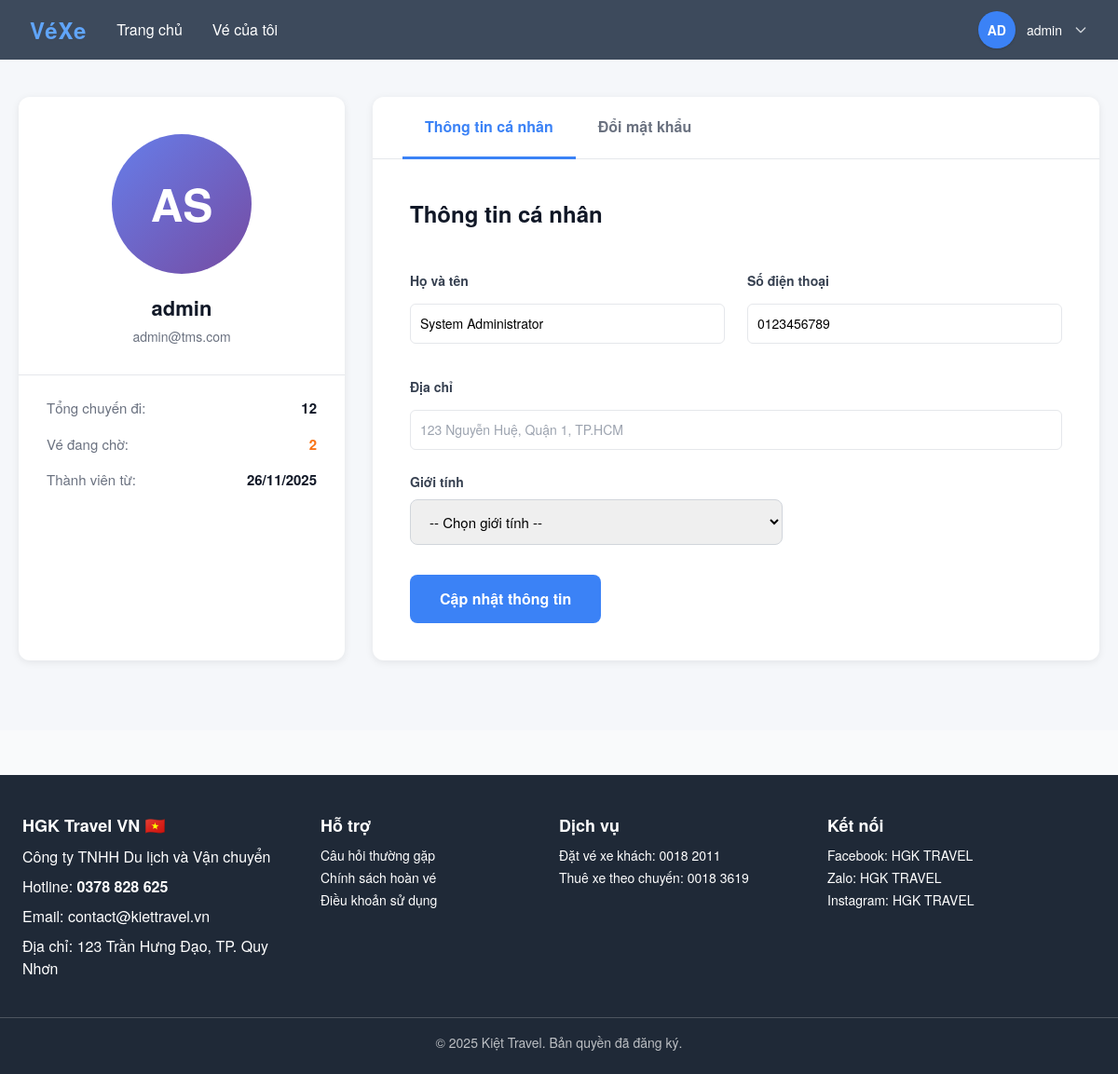
The app's page /profile.php (signed in) with its own data.
### tables this page shows
CREATE TABLE `users` (
  `id` int(11) NOT NULL,
  `username` varchar(50) NOT NULL,
  `password` varchar(255) NOT NULL,
  `email` varchar(100) NOT NULL,
  `full_name` varchar(100) NOT NULL,
  `phone` varchar(20) DEFAULT NULL,
  `address` varchar(255) DEFAULT NULL,
  `gender` enum('Nam','Nữ','Khác') DEFAULT NULL,
  `role` enum('admin','staff','customer') NOT NULL DEFAULT 'customer',
  `status` enum('active','inactive') NOT NULL DEFAULT 'active',
  `reset_token` varchar(64) DEFAULT NULL,
  `reset_expire` datetime DEFAULT NULL,
  `created_at` timestamp NOT NULL DEFAULT current_timestamp(),
  `updated_at` timestamp NOT NULL DEFAULT current_timestamp() ON UPDATE current_timestamp()
);

### profile.php (the view, shortened to what this page needs)
<?php
require 'includes/config.php';
$user_id = $_SESSION['user_id'];
$stmt = $pdo->prepare("SELECT * FROM users WHERE id = ?");
$stmt->execute([$user_id]);
$user = $stmt->fetch();
$name = $user['full_name'] ?: $user['username'];
$words = explode(' ', trim($name));
$initials = (count($words) >= 2)
    ? mb_strtoupper(mb_substr(end($words), 0, 1)) . mb_strtoupper(mb_substr($words[0], 0, 1))
    : mb_strtoupper(mb_substr($name, 0, 2));
$current_tab = $_GET['tab'] ?? 'info';
include 'includes/header.php';
?>
<div class="profile-page">
    <div class="profile-container">
        <?php if ($current_tab === 'info'): ?>
        <div class="profile-grid">
            <div class="profile-left-card">
                <div class="profile-header">
                    <div class="profile-avatar"><?= $initials ?></div>
                    <h2 class="profile-name"><?= htmlspecialchars($name) ?></h2>
                    <p class="profile-email"><?= htmlspecialchars($user['email']) ?></p>
                </div>
                <div class="profile-stats">
                    <div class="stat-row"><span class="stat-label">Tổng chuyến đi:</span><span class="stat-value">12</span></div>
                    <div class="stat-row"><span class="stat-label">Vé đang chờ:</span><span class="stat-value orange">2</span></div>
                    <div class="stat-row"><span class="stat-label">Thành viên từ:</span><span class="stat-value"><?= date('d/m/Y', strtotime($user['created_at'])) ?></span></div>
                </div>
            </div>
            <div class="profile-right-card">
                <div class="tab-nav">
                    <a href="?tab=info" class="tab-link active">Thông tin cá nhân</a>
                    <a href="?tab=password" class="tab-link">Đổi mật khẩu</a>
                </div>
                <div class="tab-content">
                    <h3 class="form-title">Thông tin cá nhân</h3>
                    <form method="post">
                        <div class="form-row">
                            <div class="form-group">
                                <label class="form-label">Họ và tên</label>
                                <input type="text" name="full_name" class="form-input" value="<?= htmlspecialchars($user['full_name'] ?? $user['username']) ?>" required>
                            </div>
                            <div class="form-group">
                                <label class="form-label">Số điện thoại</label>
                                <input type="text" name="phone" class="form-input" value="<?= htmlspecialchars($user['phone'] ?? '') ?>" required>
                            </div>
                        </div>
                        <div class="form-group">
                            <label class="form-label">Địa chỉ</label>
                            <input type="text" name="address" class="form-input" placeholder="123 Nguyễn Huệ, Quận 1, TP.HCM" value="<?= htmlspecialchars($user['address'] ?? '') ?>">
                        </div>
                        <div class="form-group" style="max-width: 400px;">
                            <label class="form-label">Giới tính</label>
                            <select name="gender" class="form-select">
                                <option value="">-- Chọn giới tính --</option>
                            </select>
                        </div>
                        <div style="margin-top: 32px;">
                            <button type="submit" class="btn-primary">Cập nhật thông tin</button>
                        </div>
                    </form>
                </div>
            </div>
        </div>
        <?php endif; ?>
    </div>
</div>
<?php include 'includes/footer.php'; ?>

### css/style.css (style rules this page uses)
:root { --bg: #6b5bff; --card: #ffffff; --accent: #5b8cff; --muted: #777; --primary: #6b5bff; --danger: #e74c3c; --shadow: 0 6px 18px rgba(50,50,93,0.12); font-family: "Helvetica Neue", Arial, sans-serif; }
* { box-sizing: border-box; }
label { display: block; margin: 12px 0; font-size: 13px; color: #333; font-weight: 500; }
input[type="text"], input[type="email"], input[type="password"], input[type="date"], select { width: 100%; padding: 10px; border: 1px solid #e5e7eb; border-radius: 6px; font-size: 14px; margin-top: 6px; }
body { margin: 0; background: #f4f6fb; }

### profile.php (style rules this page uses)
* { margin: 0; padding: 0; box-sizing: border-box; }
body { font-family: -apple-system, BlinkMacSystemFont, 'Segoe UI', Roboto, 'Helvetica Neue', Arial, sans-serif; background: #f5f7fa; }
.profile-page { background: #f5f7fa; min-height: calc(100vh - 80px); padding: 40px 20px; }
.profile-container { max-width: 1400px; margin: 0 auto; }
.profile-grid { display: grid; grid-template-columns: 350px 1fr; gap: 30px; }
.profile-left-card { background: white; border-radius: 12px; box-shadow: 0 2px 8px rgba(0,0,0,0.08); overflow: hidden; }
.profile-header { padding: 40px 30px 30px; text-align: center; }
.profile-avatar { width: 150px; height: 150px; background: linear-gradient(135deg, #667eea 0%, #764ba2 100%); border-radius: 50%; display: flex; align-items: center; justify-content: center; color: white; font-size: 48px; font-weight: bold; margin: 0 auto 20px; }
.profile-name { font-size: 22px; font-weight: 700; color: #111827; margin-bottom: 4px; }
.profile-email { font-size: 14px; color: #6b7280; }
.profile-stats { border-top: 1px solid #e5e7eb; padding: 24px 30px; }
.stat-row { display: flex; justify-content: space-between; align-items: center; margin-bottom: 16px; font-size: 15px; }
.stat-row:last-child { margin-bottom: 0; }
.stat-label { color: #6b7280; }
.stat-value { font-weight: 600; color: #111827; }
.stat-value.orange { color: #f97316; }
.profile-right-card { background: white; border-radius: 12px; box-shadow: 0 2px 8px rgba(0,0,0,0.08); overflow: hidden; }
.tab-nav { display: flex; border-bottom: 1px solid #e5e7eb; padding: 0 32px; }
.tab-link { padding: 20px 24px; font-size: 16px; font-weight: 600; color: #6b7280; text-decoration: none; border-bottom: 3px solid transparent; margin-bottom: -1px; transition: all 0.2s; }
.tab-link.active { color: #3b82f6; border-bottom-color: #3b82f6; }
.tab-content { padding: 40px; }
.form-title { font-size: 24px; font-weight: 700; color: #111827; margin-bottom: 32px; }
.form-group { margin-bottom: 24px; }
.form-label { display: block; font-size: 14px; font-weight: 600; color: #374151; margin-bottom: 8px; }
.form-input, .form-select { width: 100%; padding: 12px 16px; font-size: 15px; border: 1px solid #d1d5db; border-radius: 8px; outline: none; transition: all 0.2s; font-family: inherit; }
.form-input::placeholder { color: #9ca3af; }
.form-row { display: grid; grid-template-columns: 1fr 1fr; gap: 24px; }
.btn-primary { background: #3b82f6; color: white; font-size: 16px; font-weight: 600; padding: 14px 32px; border-radius: 8px; border: none; cursor: pointer; transition: all 0.2s; text-decoration: none; display: inline-block; }

### records on screen
users: full_name "AS", email "admin@tms.com", created_at "26/11/2025", full_name "System Administrator", phone "0123456789"

### other values on screen
$initial ?: 'NA' "AD"
$name "admin"
